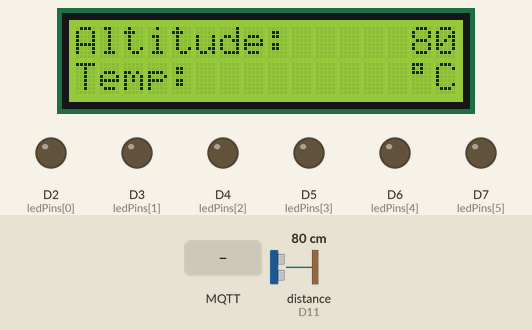
This sketch was run on a simulated Arduino Uno R4 WiFi. Shown: 16×2 character LCD, output pins drawn as LEDs (lit = HIGH). Wiring (inferred from the names in the program): ultrasonic range finder: trigger D12; echo D11. Dashed ring = blinking. The inputs (shaded band) are chosen by the test bench; at power-on: distance to the obstacle (sensor on D11) 80 cm. The echo pulse lasts 58.3 µs per cm; WiFi joins after 1.5 s; servers stay silent unless stated; no MQTT or app messages arrive unless stated; not simulated (calls return 0 or success): env.h; names the files do not define were given values by the test bench: MQTTPort = 1883; pins used as bus, display or sensor lines are not drawn; what the sketch prints to the serial monitor is not drawn.

Above: at 12.1 s.
12.2 s: MQTT message "on" arrives on the first subscribed topic
At 12.9 s:
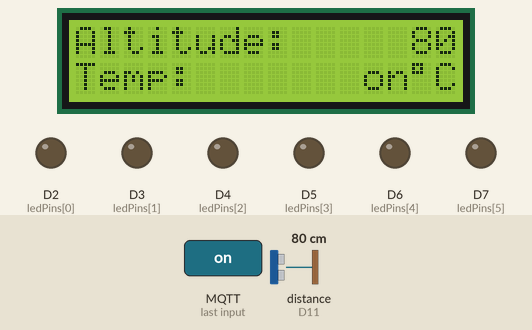
13.9 s: MQTT message "off" arrives on the first subscribed topic
At 15.1 s:
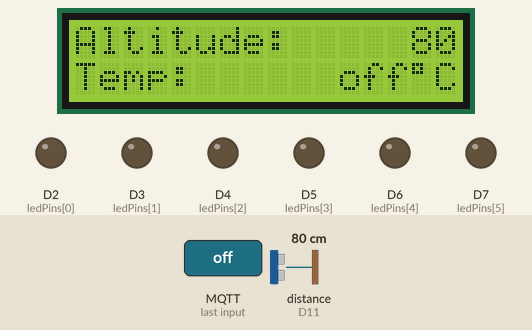
15.4 s: distance to the obstacle (sensor on D11) set to 54 cm
At 16.7 s:
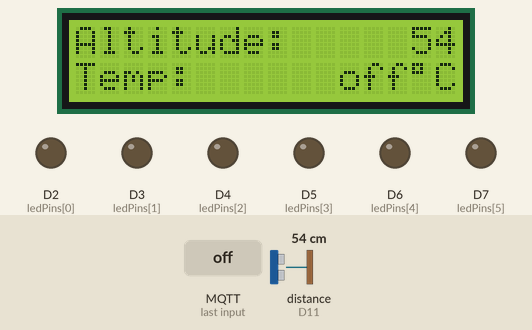
17.6 s: distance to the obstacle (sensor on D11) set to 45 cm
At 19.5 s:
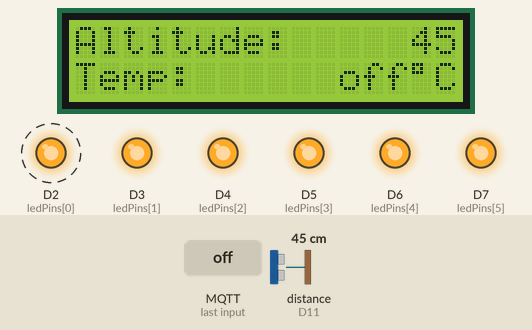
21.1 s: MQTT message "1" arrives on the first subscribed topic
At 24.0 s:
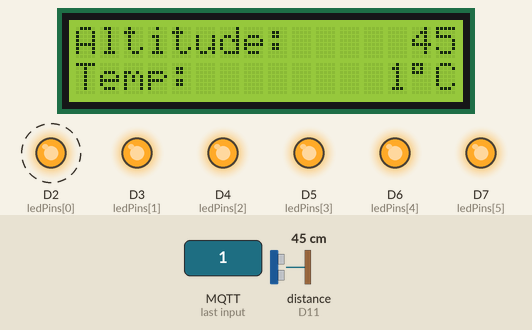
24.6 s: distance to the obstacle (sensor on D11) set to 60 cm
At 26.7 s:
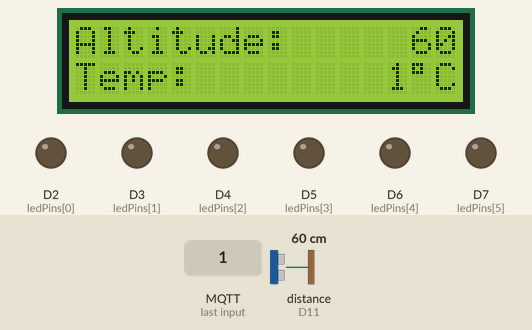
Timing chart, 0 to 27.8 s (numbered marks = the images above; inputs shaded):
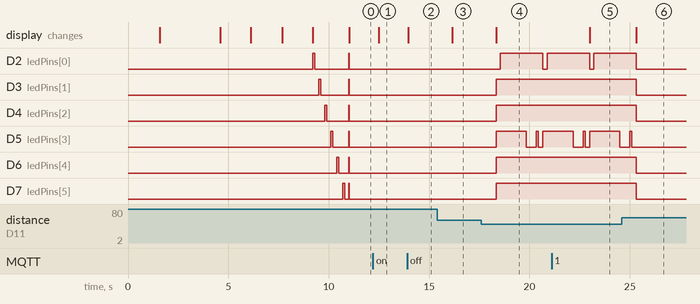

The sketch:

DLAS.ino
```cpp
#include <Wire.h>
#include <LiquidCrystal_I2C.h>
#include <WiFiS3.h>
#include "env.h"
#include <ArduinoMqttClient.h>

#define NUM_LEDS 6

WiFiClient wifi; // wifi aanmaken
MqttClient mqttClient(wifi); // initializatie van de mqtt client

String temperatuur;

const int ledPins[NUM_LEDS] = {2, 3, 4, 5, 6, 7};

#define ECHOPIN 11
#define TRIGPIN 12

LiquidCrystal_I2C lcd(0x3F, 16, 2);

void setup() {
  Serial.begin(115200);

  lcd.init();
  lcd.backlight();
  lcd.setCursor(0, 0);
  lcd.print("Starting...");
  delay(1500);


  for (int i = 0; i < NUM_LEDS; i++) {
    pinMode(ledPins[i], OUTPUT);
  }

  lcd.clear();
  lcd.setCursor(0, 0);
  lcd.print("Connecting WiFi");
  Serial.println("Connecting WiFi");
  delay(1500);

  while (WiFi.begin(ssid, password) != WL_CONNECTED) // wifi ssid en wachtwoord ingeven verbinden met wifi
  {
    Serial.println(".");
    delay(1000);
  }

  lcd.clear();
  lcd.setCursor(0, 0);
  lcd.print("Connected!");
  Serial.println("Connecting WiFi done");
  delay(1500);

  mqttClient.setUsernamePassword(MQTTUsername, MQTTPassword); // mqtt wachtwoord en username geven

  lcd.clear();
  lcd.setCursor(0, 0);
  lcd.print("Connecting MQTT");
  Serial.println("MQTT Connecting");
  delay(1500);

  bool MQTTconnected = false; // hier connect de mqtt broker de while loop houd in dat hij het blijft proberen tot hij verbinding heeft
  while (!MQTTconnected) {
    if (!mqttClient.connect(MQTTURL, MQTTPort))
    {
      delay(1000);
      Serial.println(".");
  }
    else
      MQTTconnected = true;
  }
  lcd.clear();
  lcd.setCursor(0, 0);
  lcd.print("Connected!");
  Serial.println("Connecting MQTT done");
  delay(1500);

  mqttClient.onMessage(onMqttMessage);
  mqttClient.subscribe("Freark/outside/temperature"); // subscriben op de temp

  pinMode(ECHOPIN, INPUT);
  pinMode(TRIGPIN, OUTPUT);

  lcd.clear();
  lcd.setCursor(0, 0);
  lcd.print("Welcome.");

  for (int i = 0; i < NUM_LEDS; i++) {
    digitalWrite(ledPins[i], HIGH);
    delay(100);
    digitalWrite(ledPins[i], LOW);
    delay(200);
  }

  for (int i = 0; i < NUM_LEDS; i++) {
    digitalWrite(ledPins[i], HIGH);
  }

}

void onMqttMessage(int messageSize) {
Serial.print("Received temperature");
Serial.print(mqttClient.messageTopic());

temperatuur = "";
  while (mqttClient.available()){
    temperatuur += char(mqttClient.read());
    Serial.println(temperatuur);
  }
}
void loop()
{
  digitalWrite(TRIGPIN, LOW);
  delayMicroseconds(2);
  digitalWrite(TRIGPIN, HIGH);
  delayMicroseconds(10);
  digitalWrite(TRIGPIN, LOW);
  int distance = round(pulseIn(ECHOPIN, HIGH) / 58.0);

  mqttClient.poll();
  mqttClient.beginMessage("eelke/altitude",true,0); // naam van de data, retention flag true geeft aan dat hij de laatste waarde onthoud, zekerheid van aankomen data
  mqttClient.print(distance); // versturen van ontvangen data
  mqttClient.endMessage(); // einde bericht

  //Serial.println(distance);

  lcd.clear();
  lcd.setCursor(0, 0);
  lcd.print("Altitude:");
  lcd.setCursor(16 - String(distance).length(), 0);
  lcd.print(distance);
  lcd.setCursor(0, 1);
  lcd.print("Temp:");
  lcd.setCursor(14 - temperatuur.length(), 1);
  lcd.print(temperatuur);
  lcd.setCursor(14, 1);
  lcd.print((char)223);
  lcd.setCursor(15, 1);
  lcd.print("C");

  if (distance < 50) {
    for (int i = 0; i < NUM_LEDS; i++) {
      digitalWrite(ledPins[i], HIGH);
    }

    digitalWrite(ledPins[0], LOW);
    delay(200);
    digitalWrite(ledPins[0], HIGH);
    delay(300);

    digitalWrite(ledPins[3], HIGH);
    delay(1000);
    digitalWrite(ledPins[3], LOW);
    delay(500);

    digitalWrite(ledPins[3], HIGH);
    delay(100);
    digitalWrite(ledPins[3], LOW);
    delay(200);

  }

  else {
    for (int i = 0; i < NUM_LEDS; i++) {
      digitalWrite(ledPins[i], LOW);
        }
  delay(700);
  }
}
```

Measured:
- the behaviour switches between 50 and 49 cm on distance to the obstacle (sensor on D11) (found by bisection; images 3 and 4)
- after the input at 12.2 s, the display: changes after 0.29 s (image 1)
- after the input at 13.9 s, the display: changes after 0.06 s (image 2)
- after the input at 15.4 s, the display: changes after 0.75 s (image 3)
- after the input at 17.6 s, D2 (ledPins[0]): LOW → HIGH after 0.94 s, → LOW 2.1 s later, → HIGH 0.20 s later; D3 (ledPins[1]), D4 (ledPins[2]), D6 (ledPins[4]), D7 (ledPins[5]): LOW → HIGH after 0.74 s; D5 (ledPins[3]): goes HIGH 1.5 s, LOW 0.50 s, HIGH 0.10 s, LOW 0.23 s, then HIGH, starting after 0.74 s; the display: changes after 0.74 s (image 4)
- after the input at 21.1 s, the display: changes after 1.9 s (image 5)
- after the input at 24.6 s, D2 (ledPins[0]): goes on until 25.3 s, then stays LOW; D3 (ledPins[1]), D4 (ledPins[2]), D6 (ledPins[4]), D7 (ledPins[5]): HIGH → LOW after 0.73 s; D5 (ledPins[3]): goes on until 25.1 s, then stays LOW; the display: changes after 0.73 s (image 6)
